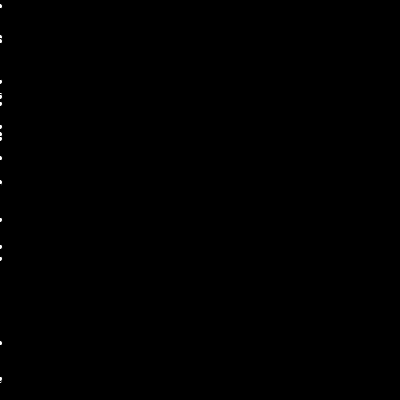
Frame 1 (no input)
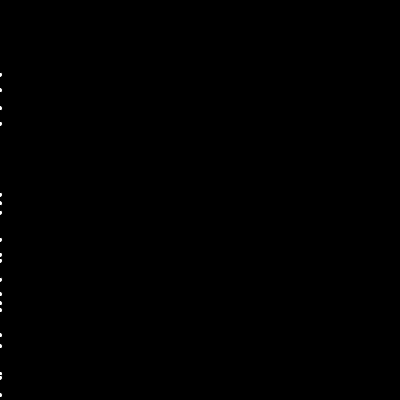
Frame 60 (the mouse pressed at the canvas centre just before this capture)
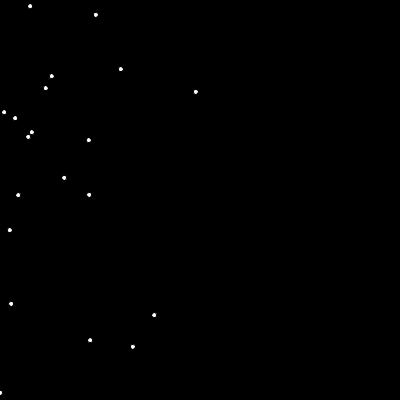
Frame 120 (the mouse held since frame 60 and released just before this capture)

The Processing sketch that drew these frames (run headless with seeded random() and noise(); from frame 60 on, the mouse is pressed at the canvas centre):

// Processing sketch: Ex_2_snapshots_5
// ── Ex_2_snapshots_5.pde
// Coding Art Book
// Yu Zhang + Mathias Funk, 2020

// save current mouse position on mouse click 

void setup() {
  size(400, 400);
}

void draw() {
  background(0);
  for (int i = 0; i < 20; i++) {
    ellipse(random(0, mouseX), random(0, height), 5, 5);
  }
}

void mouseClicked() {
  // print out the current mouse position
  println(mouseX, mouseY);
}
